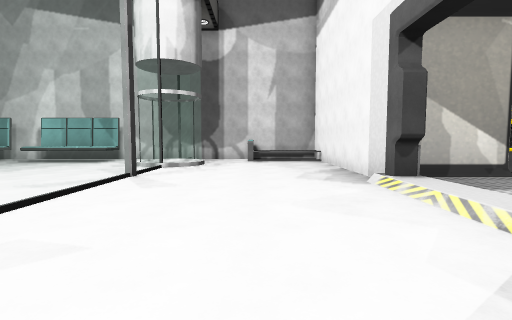
View 1 (above)

12 first-person views from a walk through a scene from a Unity 3-D project. The camera is 1.5 m above the floor, tilts 4° down and sees 85° across. The floor is counted in squares, 2 m on a side. Each view is taken from the middle of a square. On the plan, view 1 faces up. The plan holds only what a view shows up to about 10 squares ahead; the rest is blank. The place goes on beyond the plan. Door leaves are left out, so doorways stand open. Some surface patterns are stand-ins.

View 2
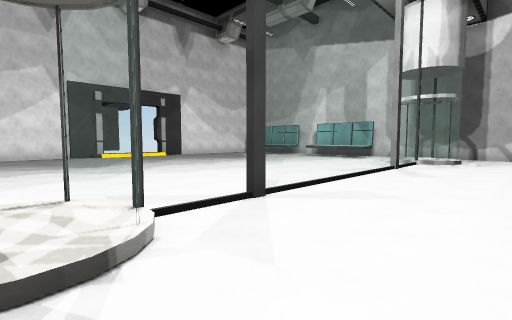

View 3
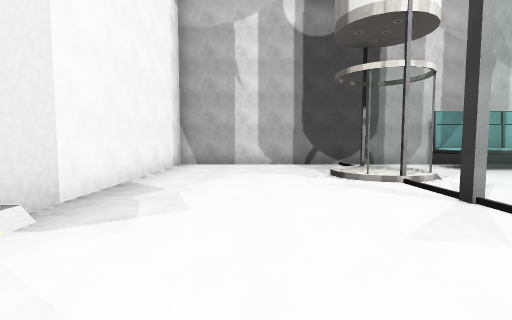

View 4
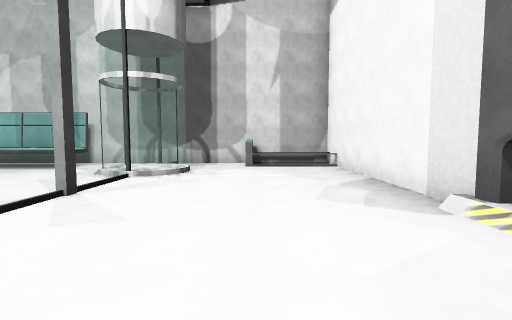

View 5
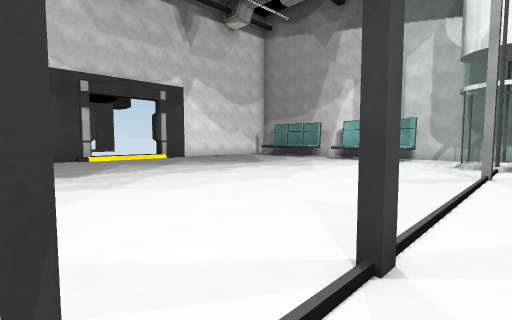

View 6
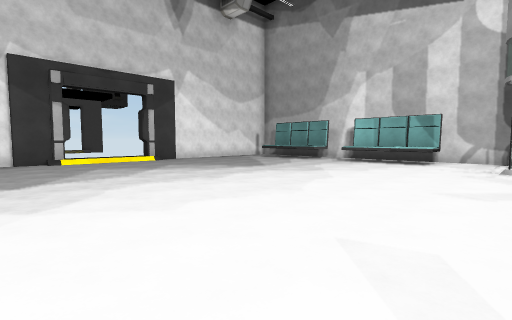

View 7
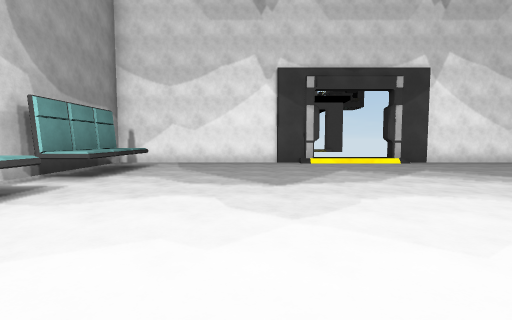

View 8
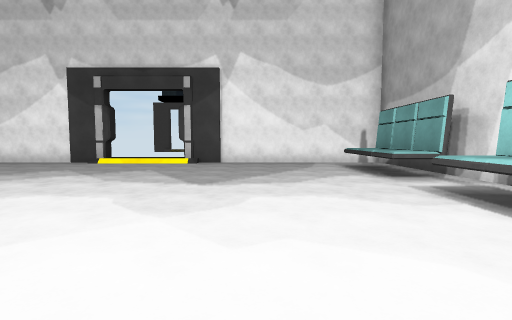

View 9
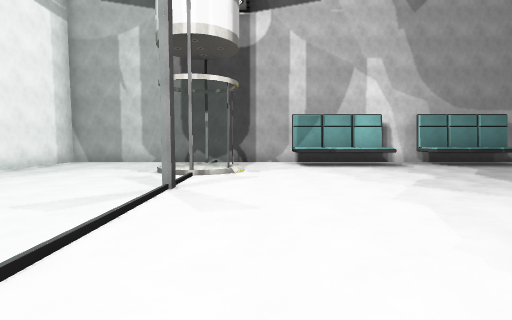

View 10
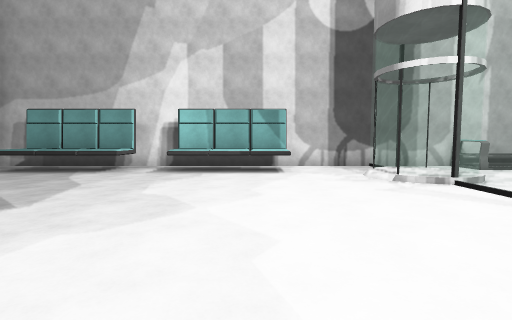

View 11
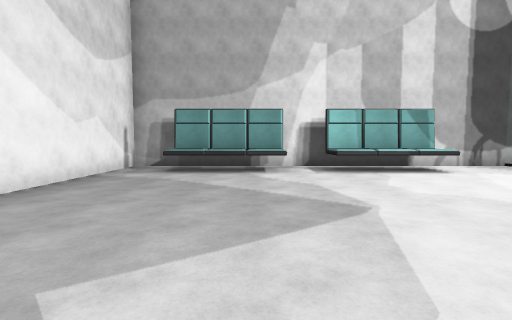

View 12
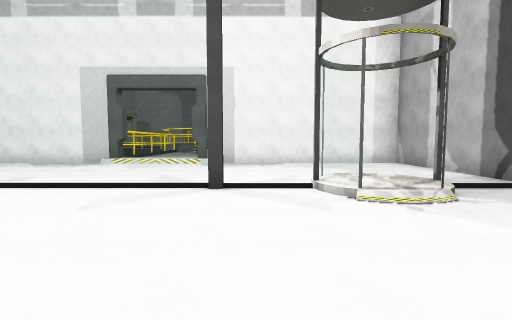

### Floor plan
Key: @ floor where view 1 was taken; # wall or solid block; x gap in a wall; . main floor; : floor 0.25 m higher than the main floor; / step, stairs or slope; D open door; = window, fence, low wall or low ledge; ^ raised ledge.
Columns run from 14 left of view 1 to 5 right of it. Each row starts with its distance up from view 1.
 12 ##############
 11 #...........=.^###
 10 #.^^^.^^^..=..^..#
  9 #..........==....#
  8 #..........==....#
  7 #..........=.....#
  6 #..........=.....###
  5 #..........=....##.
  4 D..........=....D#.
  3 D..........=....D.
  2 D..........=....D#
  1 #..........=.....#
  0 #.............@..#
 -1 #..........=/....#
 -2 #..........x:....#
 -3 #..........//....#
 -4 #.^#^.^#^........#
 -5 ##################

Positions as (right, up) in squares from view 1, and headings:
1: (0, 0), facing up
2: (0, -2), facing up-left
3: (0, 4), facing down
4: (0, 2), facing up
5: (-2, -1), facing up-left
6: (-3, 0), facing up-left
7: (-4, 0), facing left
8: (-4, 7), facing left
9: (-4, 5), facing down
10: (-6, 3), facing up
11: (-10, 3), facing up
12: (-7, 0), facing right
